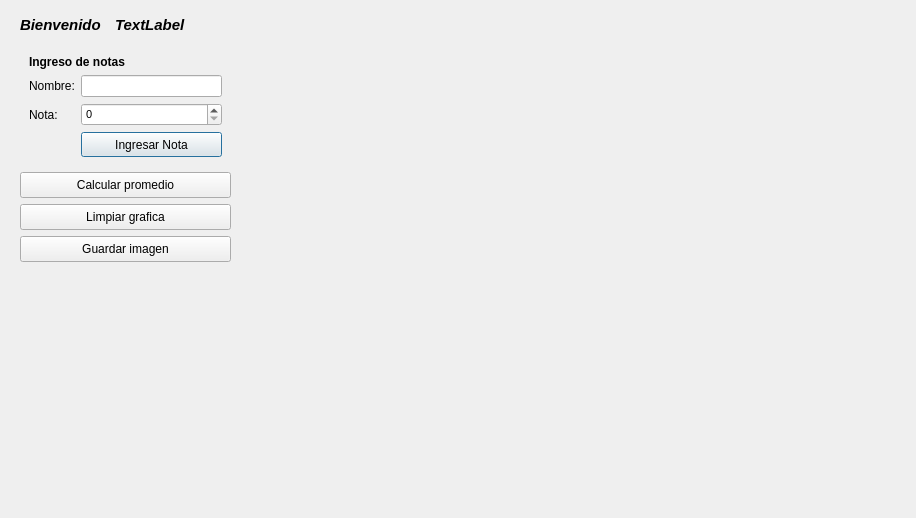
<?xml version="1.0" encoding="UTF-8"?>
<ui version="4.0">
 <class>Dialog</class>
 <widget class="QDialog" name="Dialog">
  <property name="geometry">
   <rect>
    <x>0</x>
    <y>0</y>
    <width>916</width>
    <height>518</height>
   </rect>
  </property>
  <property name="minimumSize">
   <size>
    <width>900</width>
    <height>500</height>
   </size>
  </property>
  <property name="windowTitle">
   <string>Dialog</string>
  </property>
  <widget class="QLabel" name="imagen">
   <property name="geometry">
    <rect>
     <x>240</x>
     <y>50</y>
     <width>491</width>
     <height>301</height>
    </rect>
   </property>
   <property name="text">
    <string/>
   </property>
  </widget>
  <widget class="QWidget" name="layoutWidget">
   <property name="geometry">
    <rect>
     <x>20</x>
     <y>10</y>
     <width>211</width>
     <height>252</height>
    </rect>
   </property>
   <layout class="QVBoxLayout" name="verticalLayout_2">
    <item>
     <layout class="QHBoxLayout" name="horizontalLayout">
      <item>
       <widget class="QLabel" name="label">
        <property name="maximumSize">
         <size>
          <width>89</width>
          <height>16777215</height>
         </size>
        </property>
        <property name="font">
         <font>
          <pointsize>11</pointsize>
          <weight>75</weight>
          <italic>true</italic>
          <bold>true</bold>
         </font>
        </property>
        <property name="text">
         <string>Bienvenido</string>
        </property>
       </widget>
      </item>
      <item>
       <widget class="QLabel" name="outNombre">
        <property name="font">
         <font>
          <pointsize>11</pointsize>
          <weight>75</weight>
          <italic>true</italic>
          <bold>true</bold>
         </font>
        </property>
        <property name="text">
         <string>TextLabel</string>
        </property>
       </widget>
      </item>
     </layout>
    </item>
    <item>
     <widget class="QWidget" name="widget" native="true">
      <layout class="QFormLayout" name="formLayout">
       <item row="0" column="0" colspan="2">
        <widget class="QLabel" name="label_2">
         <property name="font">
          <font>
           <pointsize>9</pointsize>
           <weight>75</weight>
           <bold>true</bold>
          </font>
         </property>
         <property name="text">
          <string>Ingreso de notas</string>
         </property>
        </widget>
       </item>
       <item row="3" column="1">
        <widget class="QSpinBox" name="inNota">
         <property name="font">
          <font>
           <pointsize>8</pointsize>
          </font>
         </property>
         <property name="maximum">
          <number>100</number>
         </property>
        </widget>
       </item>
       <item row="3" column="0">
        <widget class="QLabel" name="label_3">
         <property name="font">
          <font>
           <pointsize>9</pointsize>
          </font>
         </property>
         <property name="text">
          <string>Nota:</string>
         </property>
        </widget>
       </item>
       <item row="4" column="1">
        <widget class="QPushButton" name="btnIngresar">
         <property name="minimumSize">
          <size>
           <width>60</width>
           <height>25</height>
          </size>
         </property>
         <property name="text">
          <string>Ingresar Nota</string>
         </property>
        </widget>
       </item>
       <item row="2" column="0">
        <widget class="QLabel" name="label_4">
         <property name="font">
          <font>
           <pointsize>9</pointsize>
          </font>
         </property>
         <property name="text">
          <string>Nombre:</string>
         </property>
        </widget>
       </item>
       <item row="2" column="1">
        <widget class="QLineEdit" name="inNombre"/>
       </item>
      </layout>
     </widget>
    </item>
    <item>
     <layout class="QVBoxLayout" name="verticalLayout">
      <item>
       <widget class="QPushButton" name="btnPromedio">
        <property name="minimumSize">
         <size>
          <width>0</width>
          <height>26</height>
         </size>
        </property>
        <property name="text">
         <string>Calcular promedio</string>
        </property>
       </widget>
      </item>
      <item>
       <widget class="QPushButton" name="btnLimpiar">
        <property name="minimumSize">
         <size>
          <width>0</width>
          <height>26</height>
         </size>
        </property>
        <property name="text">
         <string>Limpiar grafica</string>
        </property>
       </widget>
      </item>
      <item>
       <widget class="QPushButton" name="btnGuardar">
        <property name="minimumSize">
         <size>
          <width>0</width>
          <height>26</height>
         </size>
        </property>
        <property name="text">
         <string>Guardar imagen</string>
        </property>
       </widget>
      </item>
     </layout>
    </item>
   </layout>
  </widget>
 </widget>
 <resources/>
 <connections/>
</ui>
